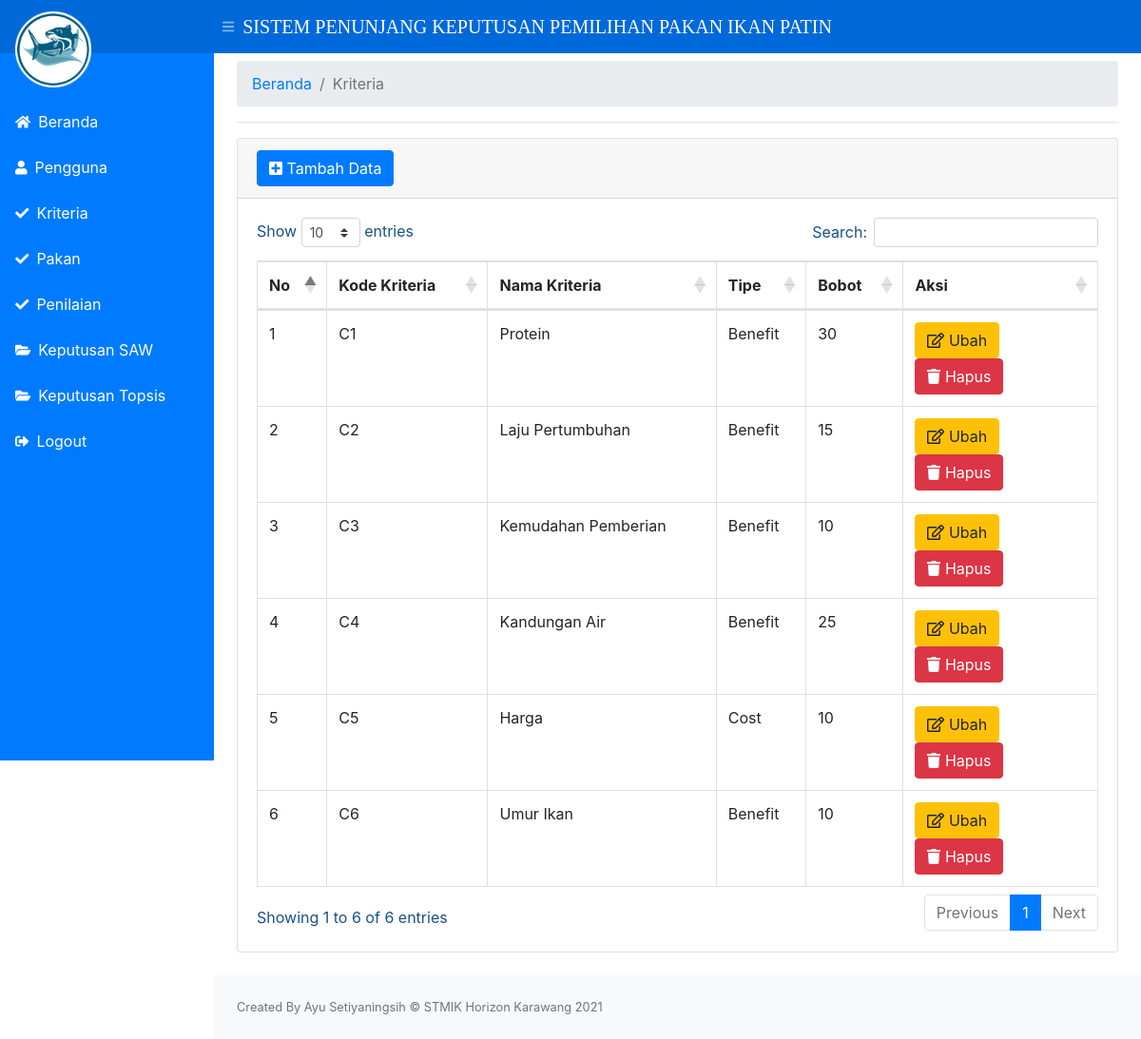
The page /index1.php?page=form-kriteria (signed in) on the database its author committed.
### tables this page shows
CREATE TABLE `kriteria` (
  `kd_kriteria` varchar(6) NOT NULL,
  `nm_kriteria` varchar(20) NOT NULL,
  `tipe` varchar(20) NOT NULL,
  `bobot` float NOT NULL
);

### kriteria.php (the view, shortened to what this page needs)
<div class="container-fluid">
    <div class="mt-2">
        <nav aria-label="breadcrumb">
            <ol class="breadcrumb">
                <li class="breadcrumb-item"><a href="index1.php?page=dashboard">Beranda</a></li>
                <li class="breadcrumb-item active" aria-current="page">Kriteria</li>
            </ol>
        </nav>
    </div>
    <hr>
    <div class="card mb-4">
        <div class="card-header">
            <button type="button" class="btn btn-primary" data-toggle="modal" data-target="#myModal">
                <i class="fas fa-plus-square"></i> Tambah Data
            </button>
        </div>
        <div class="card-body">
            <div class="table-responsive">
                <table class="table table-bordered" id="dataTable" width="100%" cellspacing="0">
                    <thead>
                        <tr>
                            <th>No</th>
                            <th>Kode Kriteria</th>
                            <th>Nama Kriteria</th>
                            <th>Tipe</th>
                            <th>Bobot</th>
                            <th>Aksi</th>
                        </tr>
                    </thead>
                    <tbody>
                        <?php
                        $ambildatakriteria = mysqli_query($conn, "select * from kriteria");
                        $i = 1;
                        while ($data = mysqli_fetch_array($ambildatakriteria)) {
                            $kd_kriteria = $data['kd_kriteria'];
                            $nm_kriteria = $data['nm_kriteria'];
                            $tipe = $data['tipe'];
                            $bobot = $data['bobot'];
                        ?>
                            <tr>
                                <td><?= $i++; ?></td>
                                <td><?= $kd_kriteria; ?></td>
                                <td><?= $nm_kriteria; ?></td>
                                <td><?= $tipe; ?></td>
                                <td><?= $bobot; ?></td>
                                <td>
                                    <button type="button" class="btn btn-warning" data-toggle="modal" data-target="#ubah<?= $kd_kriteria; ?>">
                                        <i class="far fa-edit"></i> Ubah
                                    </button>
                                    <button type="button" class="btn btn-danger" data-toggle="modal" data-target="#hapus<?= $kd_kriteria; ?>">
                                        <i class="fas fa-trash"></i> Hapus
                                    </button>
                                </td>
                            </tr>
                        <?php
                        }
                        ?>
                    </tbody>
                </table>
            </div>
        </div>
    </div>
</div>

### rows shown on the page
kriteria: kd_kriteria "C1", nm_kriteria "Protein", tipe "Benefit", bobot "30"
kriteria: kd_kriteria "C2", nm_kriteria "Laju Pertumbuhan", tipe "Benefit", bobot "15"
kriteria: kd_kriteria "C3", nm_kriteria "Kemudahan Pemberian", tipe "Benefit", bobot "10"
kriteria: kd_kriteria "C4", nm_kriteria "Kandungan Air", tipe "Benefit", bobot "25"
kriteria: kd_kriteria "C5", nm_kriteria "Harga", tipe "Cost", bobot "10"
kriteria: kd_kriteria "C6", nm_kriteria "Umur Ikan", tipe "Benefit", bobot "10"
